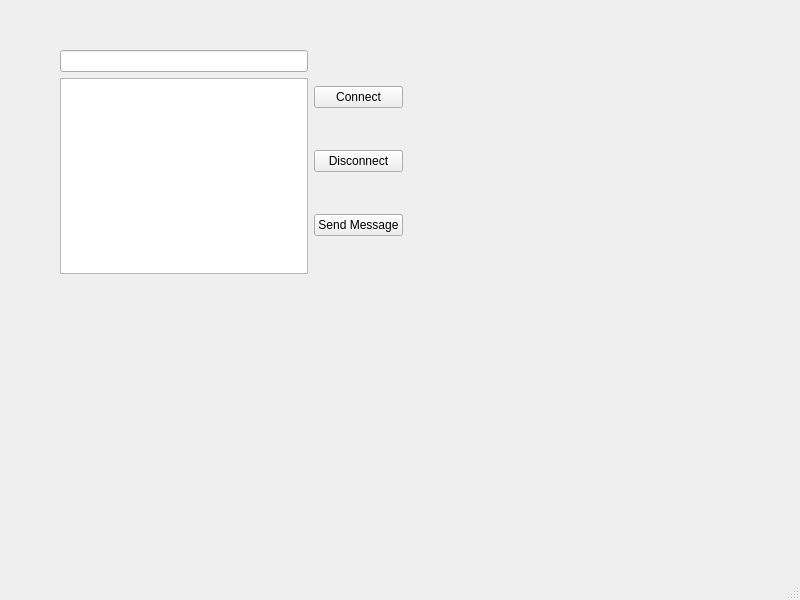
<?xml version="1.0" encoding="UTF-8"?>
<ui version="4.0">
 <class>MainWindow</class>
 <widget class="QMainWindow" name="MainWindow">
  <property name="geometry">
   <rect>
    <x>0</x>
    <y>0</y>
    <width>800</width>
    <height>600</height>
   </rect>
  </property>
  <property name="windowTitle">
   <string>MainWindow</string>
  </property>
  <widget class="QWidget" name="centralwidget">
   <widget class="QWidget" name="">
    <property name="geometry">
     <rect>
      <x>60</x>
      <y>50</y>
      <width>343</width>
      <height>224</height>
     </rect>
    </property>
    <layout class="QHBoxLayout" name="horizontalLayout">
     <item>
      <layout class="QVBoxLayout" name="verticalLayout">
       <item>
        <widget class="QLineEdit" name="lineEdit"/>
       </item>
       <item>
        <widget class="QTextEdit" name="textEdit"/>
       </item>
      </layout>
     </item>
     <item>
      <layout class="QVBoxLayout" name="verticalLayout_2">
       <item>
        <widget class="QPushButton" name="connectButton">
         <property name="text">
          <string>Connect</string>
         </property>
        </widget>
       </item>
       <item>
        <widget class="QPushButton" name="disconnectButton">
         <property name="text">
          <string>Disconnect</string>
         </property>
        </widget>
       </item>
       <item>
        <widget class="QPushButton" name="sendMessageButton">
         <property name="text">
          <string>Send Message</string>
         </property>
        </widget>
       </item>
      </layout>
     </item>
    </layout>
   </widget>
  </widget>
  <widget class="QMenuBar" name="menubar">
   <property name="geometry">
    <rect>
     <x>0</x>
     <y>0</y>
     <width>800</width>
     <height>21</height>
    </rect>
   </property>
  </widget>
  <widget class="QStatusBar" name="statusbar"/>
 </widget>
 <resources/>
 <connections/>
</ui>
